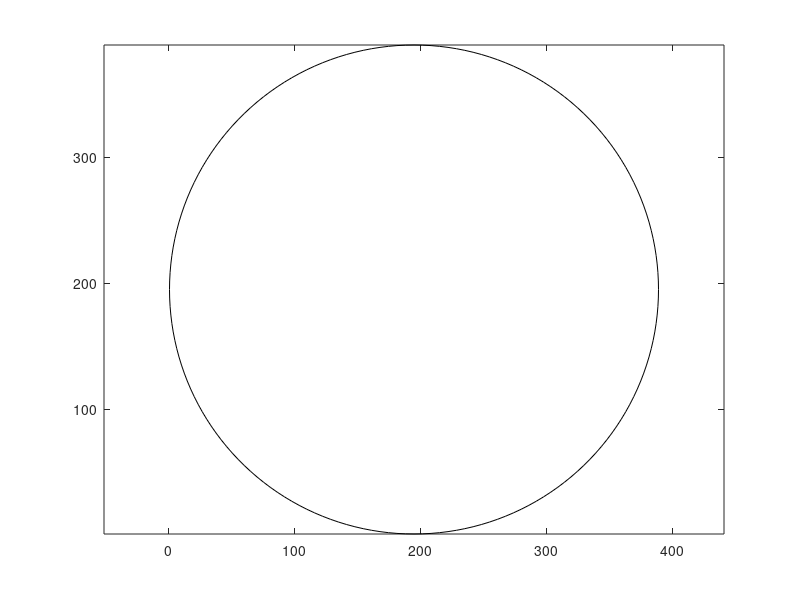

Reproduce this figure in MATLAB.
clear all
load flag.mat
load im_flag.mat

t = 0:pi/90:2*pi;
r = 194;
d = 195;
x = d + r * sin(t);
y = d + r * cos(t);

plot(x, y, 'k');
axis equal

